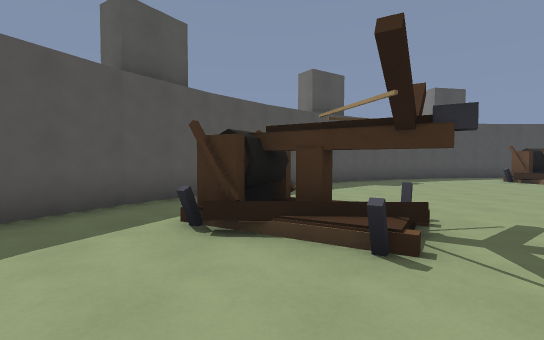
view 1 (above)

22 first-person views from a walk through a Godot game level. The camera is 1.5 m above the floor, tilts 2° down and sees 85° across. The floor is counted in squares, 1.97 m on a side. Each view is taken from the middle of a square. On the plan, view 1 faces up. The plan holds only what a view shows up to about 10 squares ahead; the rest is blank. The place goes on beyond the plan. Characters and animated objects are left out.

view 2
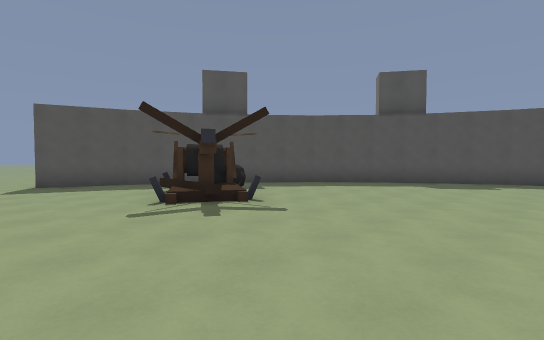

view 3
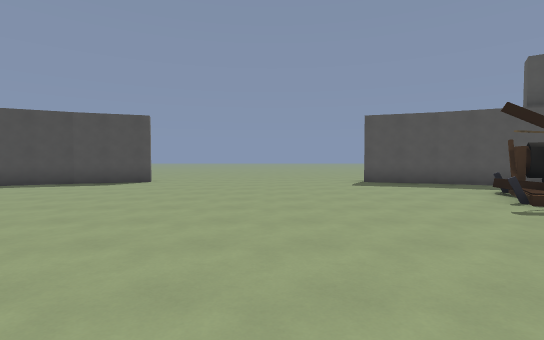

view 4
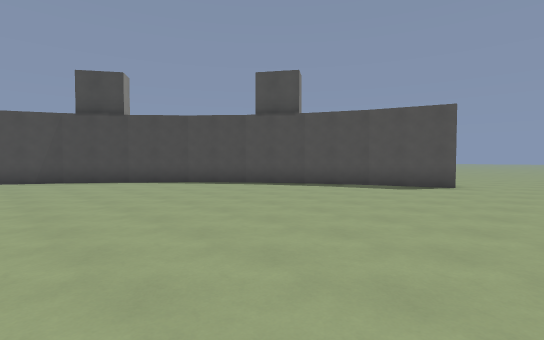

view 5
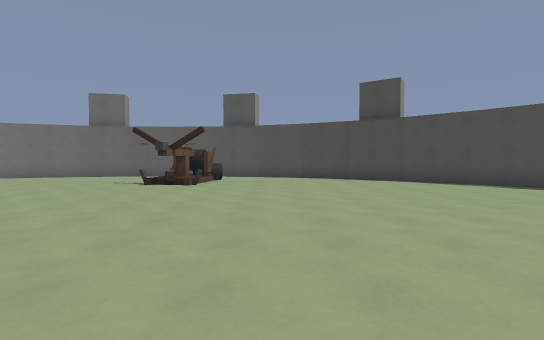

view 6
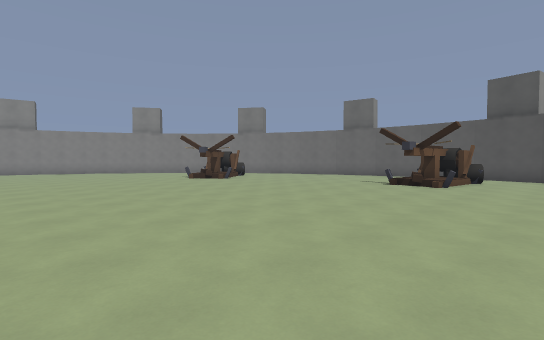

view 7
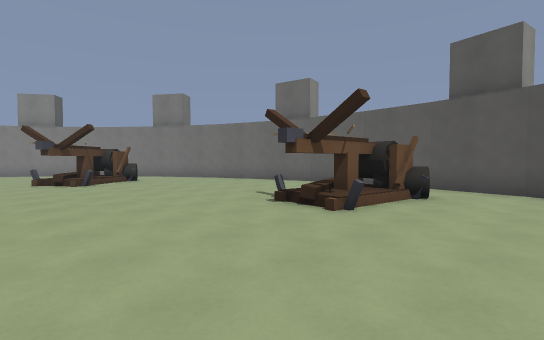

view 8
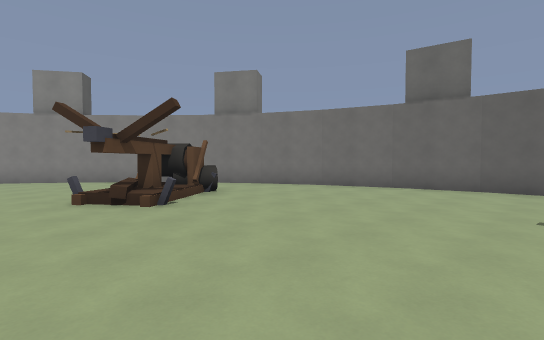

view 9
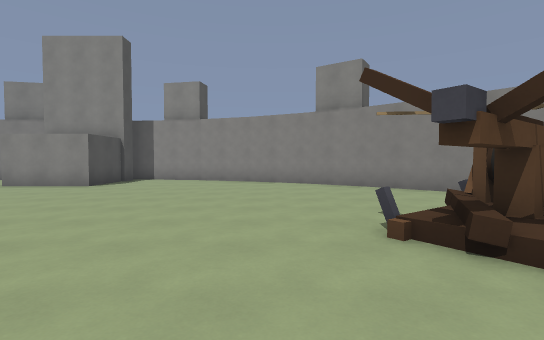

view 10
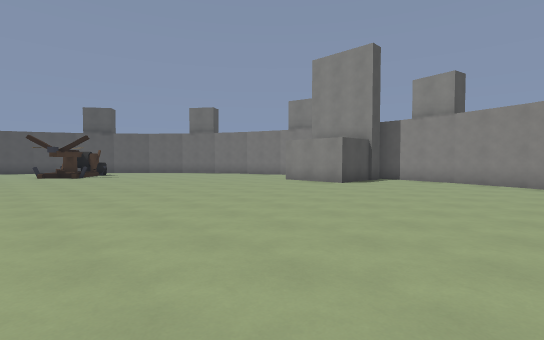

view 11
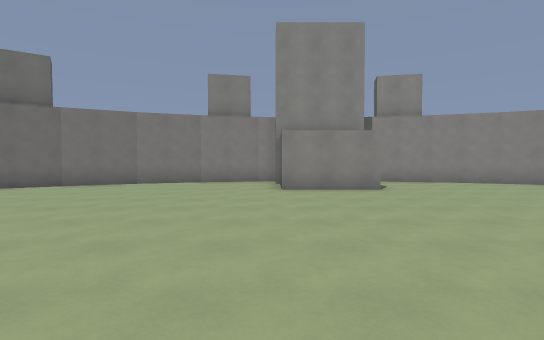

view 12
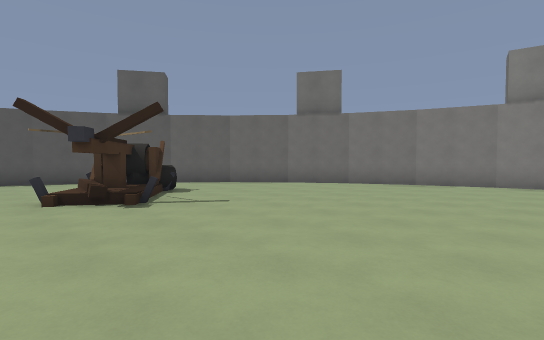

view 13
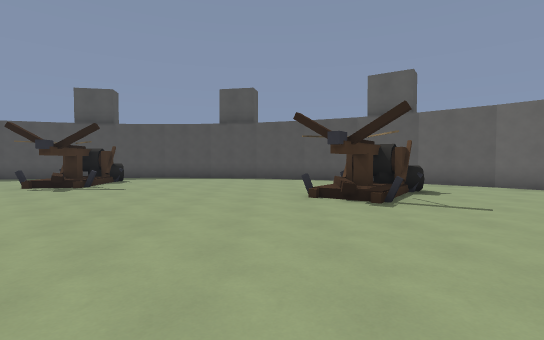

view 14
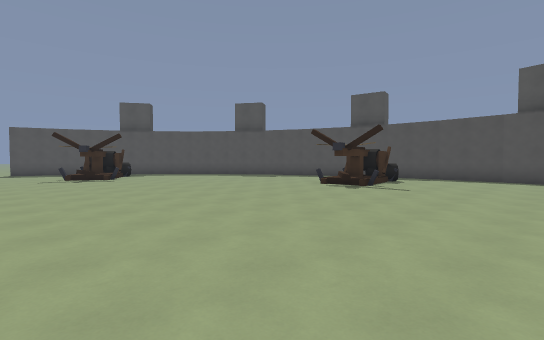

view 15
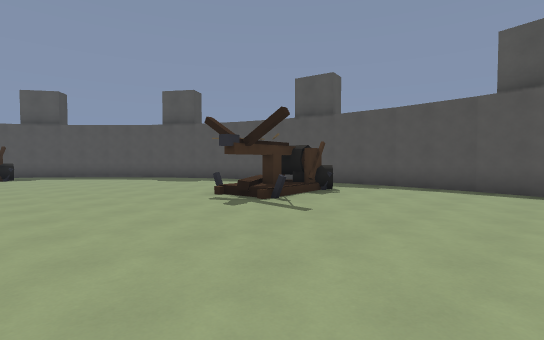

view 16
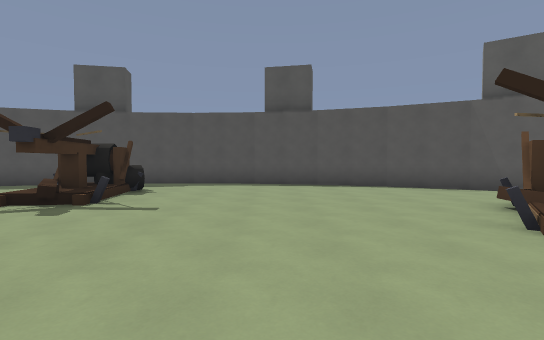

view 17
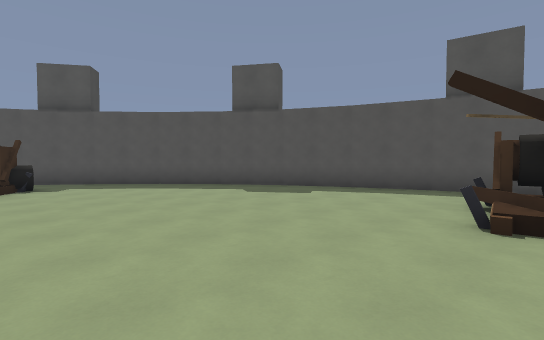

view 18
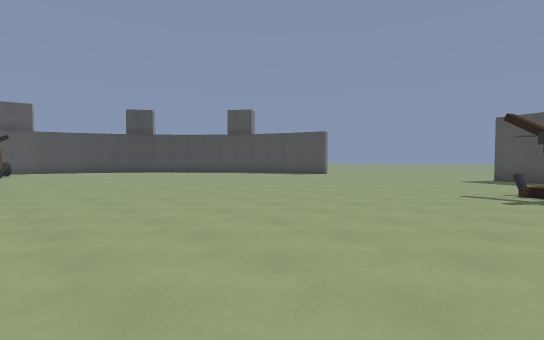

view 19
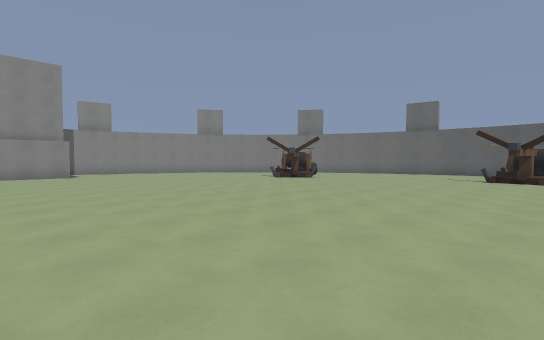

view 20
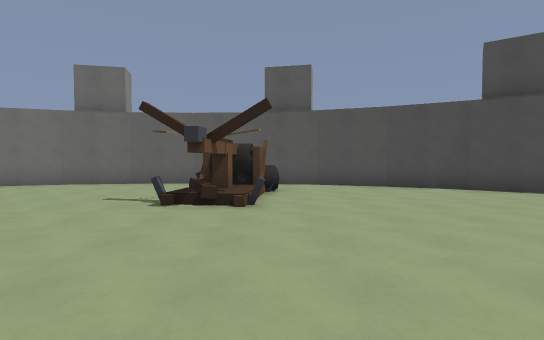

view 21
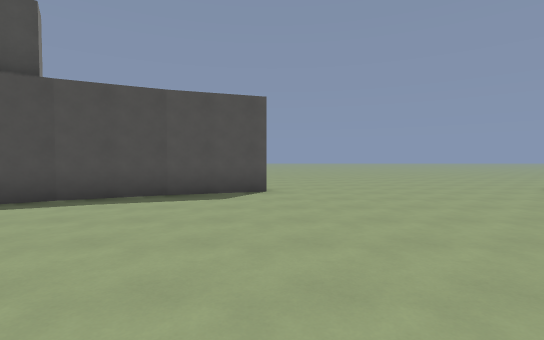

view 22
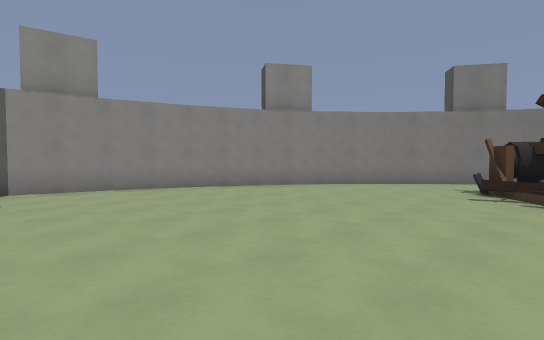

### Floor plan
Key: @ floor where view 1 was taken; # wall or solid block; . floor; / step, stairs or slope; = window, fence, low wall or low ledge.
Columns run from 4 left of view 1 to 25 right of it. Each row starts with its distance up from view 1.
 13             ######
 12          ####....#####
 11       ####... .......###
 10      ##.....##.........##
  9     ##.......#..........##
  8    ##.......=#=......#...##
  7   ##.................##...##
  6  ##................./#.....##
  5  #...................=......#
  4  #.##/=.....................##
  3 ##.###.......................#
  2 #....=.......................#
  1 #............................#
  0 ....@........................#
 -1 ...........................###
 -2 ...........................##
 -3 ...........................###
 -4 .............................#
 -5 .............................#
 -6 #............................#
 -7 #............................#
 -8 ##...........................#
 -9  #..........................##
-10  #...................=......#
-11  ##.................#=.....##
-12   ##.................##...##
-13    ##.......=#=......#...##
-14     ##.......#..........##
-15      ##.....##.........##
-16       ####... .......###
-17          ####  ..#####
-18              #####

Where each view was taken, in squares from view 1:
view 1: 0 up, 0 right, facing up
view 2: 0 up, 6 right, facing up-left
view 3: 2 down, 6 right, facing left
view 4: 4 down, 5 right, facing down-left
view 5: 4 down, 6 right, facing down
view 6: 4 down, 6 right, facing down-right
view 7: 9 down, 6 right, facing down-right
view 8: 9 down, 11 right, facing down-right
view 9: 9 down, 14 right, facing right
view 10: 9 down, 14 right, facing up-right
view 11: 1 down, 15 right, facing right
view 12: 0 up, 15 right, facing up-right
view 13: 0 up, 15 right, facing up
view 14: 0 up, 14 right, facing up-left
view 15: 4 up, 14 right, facing up-left
view 16: 3 up, 13 right, facing up
view 17: 4 up, 9 right, facing up-left
view 18: 3 up, 9 right, facing down-left
view 19: 1 down, 8 right, facing down-right
view 20: 8 down, 8 right, facing down
view 21: 6 down, 3 right, facing left
view 22: 4 down, 17 right, facing down-right
